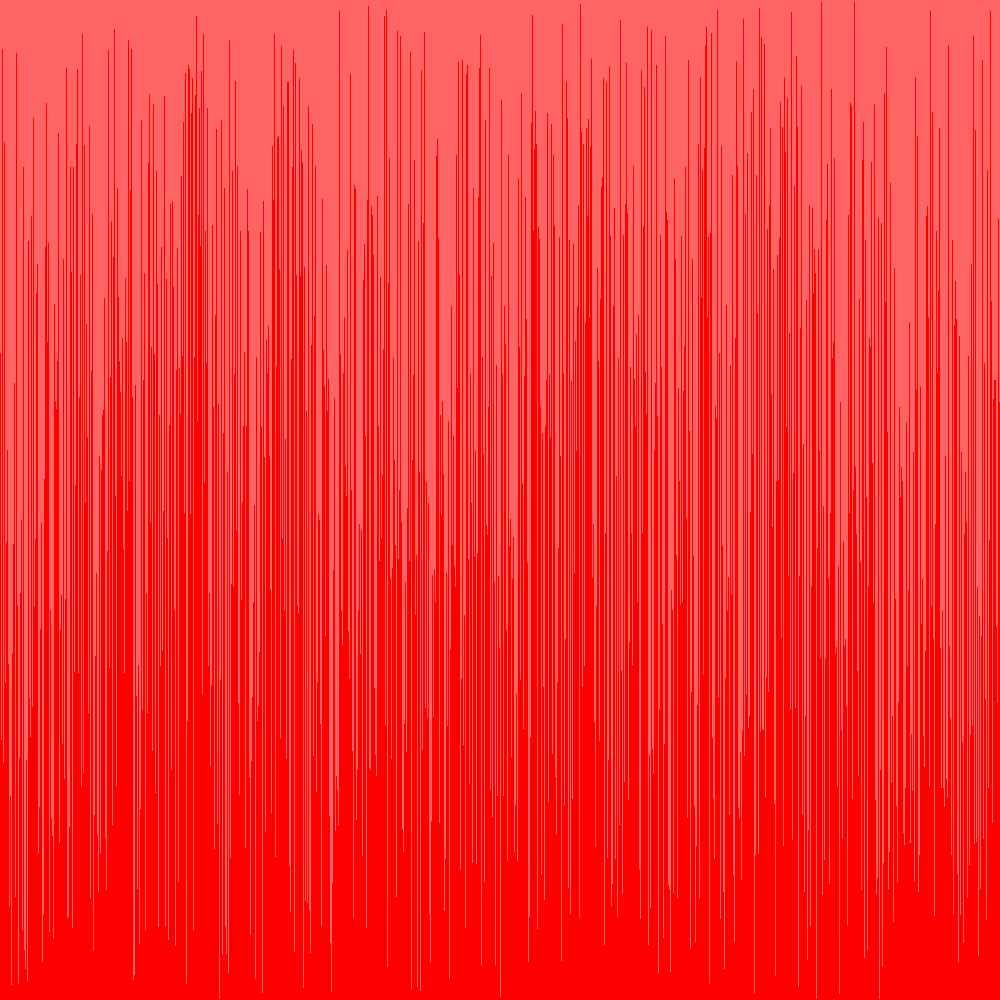
Frame 1 (no input)
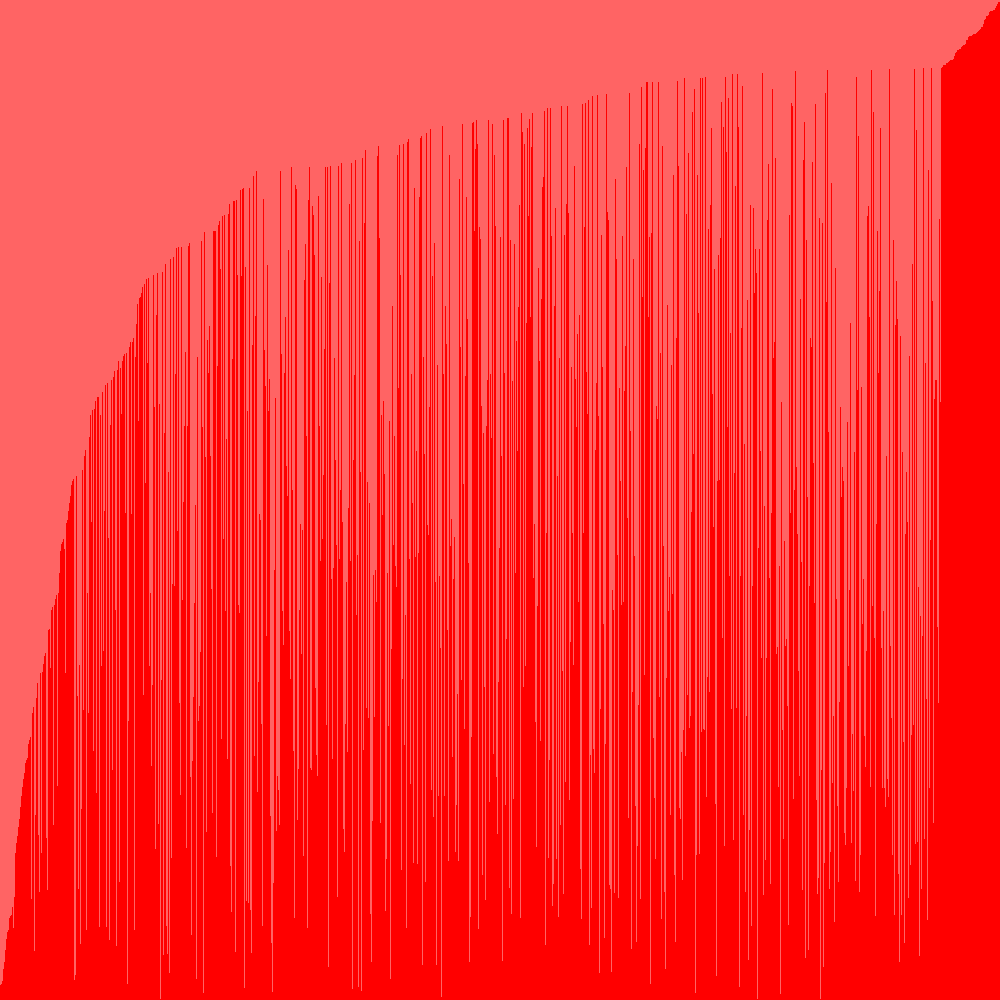
Frame 60 (the mouse pressed at the canvas centre just before this capture)
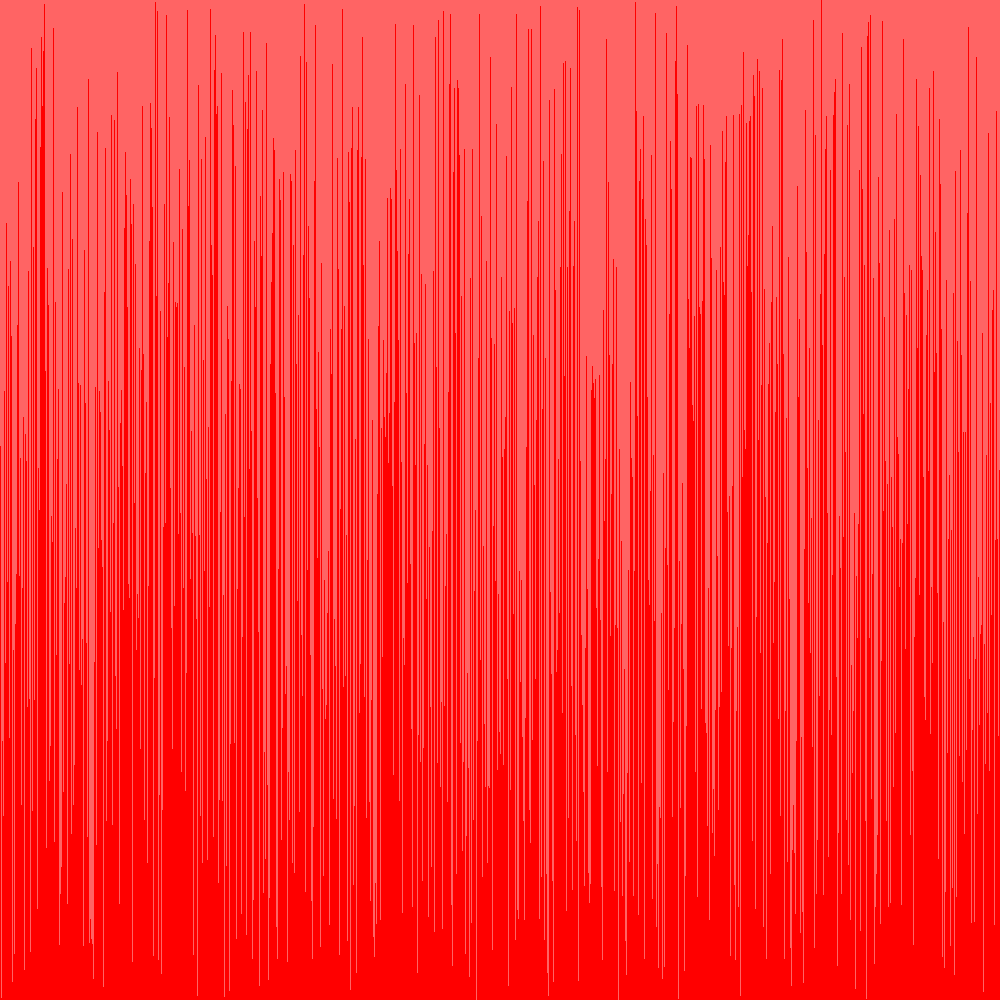
Frame 120 (the mouse held since frame 60 and released just before this capture)

The Processing sketch that drew these frames (run headless with seeded random() and noise(); from frame 60 on, the mouse is pressed at the canvas centre):

// Processing sketch: VisualArraySorter
// ── VisualArraySorter.pde
/* Paste the code into a new Processing sketch and complete the steps. */

//1. create an array of ints. don't initialize it yet.

int[] integers;

void setup() {
  //2. set the size of your window
  //  if you are using Processing 3, you cannot use variables
  //  because the developers don't know how programming is supposed to work.
  
  size(1000, 1000);

  //3. initialize your array with the built in width variable
  
  integers = new int[width];
  
  //4. initialize the ints in the array with random numbers
  //   from 0 to the built in height variable
  
  for(int i=0; i<integers.length; i++){
    integers[i]= Math.round(random(0, height));
  }

  //5. call the noStroke() method
  noStroke();
}

void draw() {
  //6. set the background color with background(r, g, b);
  
  background(255,100,100);

  //7. set the color for your graph
  
  fill(255, 0, 0);
  
  //8. draw a rectangle for each int in your array.
  //   the x value will be the current index in the array
  //   the y value will the height variable
  //   the width is 1 (one)
  //   the height is negative the value of the element at the current index of the array
for(int i=0; i<integers.length; i++){
rect(i, height, 1, -integers[i]);
}
  //9. call the stepSort method
  stepSort(integers);
  //10. extract the code that randomizes the array into a method.
  //11. call the method you made in step 10 when the mouse is pressed
  if(mousePressed){
    randomizeArray();
  }    
}

void stepSort(int[] arr) {
  for (int i = 1; i < arr.length; i++) {
    if (arr[i - 1] > arr[i]) {
      int t = arr[i];
      arr[i] = arr[i - 1];
      arr[i - 1] = t;
    }
  }
}

    void randomizeArray(){
      for(int i=0; i<integers.length; i++){
    integers[i]= Math.round(random(0, height));
      }
  }
